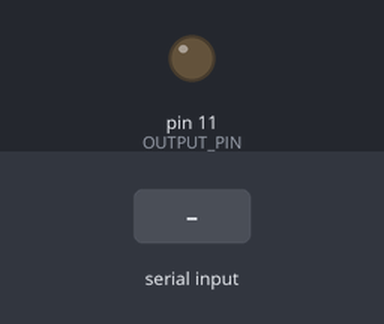
The sketch below on a simulated Arduino Uno, built with avr-gcc and run on an emulated ATmega328P. Shown: output pins drawn as LEDs (lit = HIGH). Inputs (shaded band) come from the test bench.

Above: at 1.2 s.
1.3 s: "90,45\n" received over Serial
At 2.0 s:
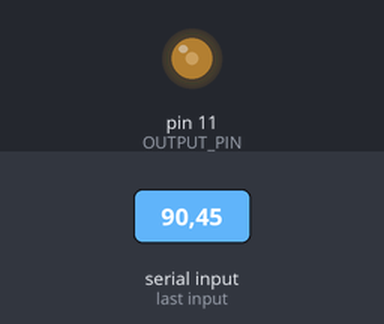
2.8 s: "30,150\n" received over Serial
At 3.2 s:
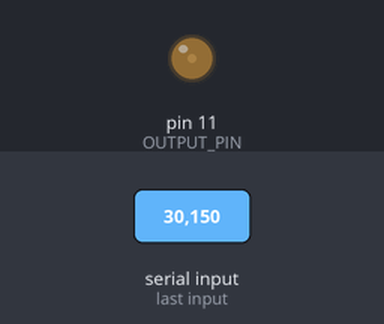
4.3 s: "200\n" received over Serial
At 5.4 s:
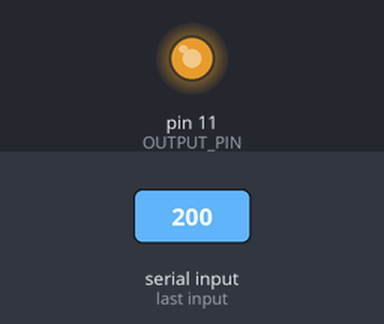
5.8 s: "90\n" received over Serial
At 6.5 s:
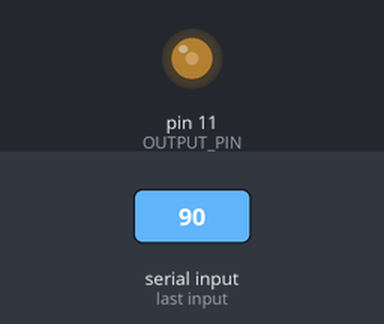
Timing chart, 0 to 8.3 s (numbered marks = the images above; inputs shaded):
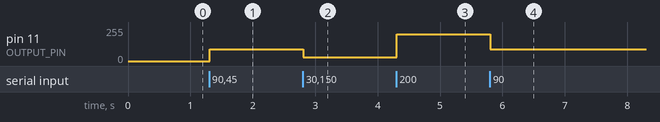

Measured:
- after the input at 1.3 s, pin 11 (OUTPUT_PIN): 0/255 → 90/255 at once
- after the input at 2.8 s, pin 11 (OUTPUT_PIN): 90/255 → 30/255 at once
- after the input at 4.3 s, pin 11 (OUTPUT_PIN): 30/255 → 200/255 at once
- after the input at 5.8 s, pin 11 (OUTPUT_PIN): 200/255 → 90/255 at once

The sketch:

example2_arduino.ino
```cpp
#define OUTPUT_PIN 11
const int DELAY_MS = 200;
int inputVal;

void setup() {
  Serial.begin(9600);
  pinMode(OUTPUT_PIN, OUTPUT);
}

void loop() {
  // Check to see if there is any incoming serial data
  if (Serial.available() > 0) {
    // read string until the endo of the line
    String rcvdSerialData = Serial.readStringUntil('\n');
    analogWrite(OUTPUT_PIN, rcvdSerialData.toInt());
    delay(DELAY_MS);
  }
}
```
